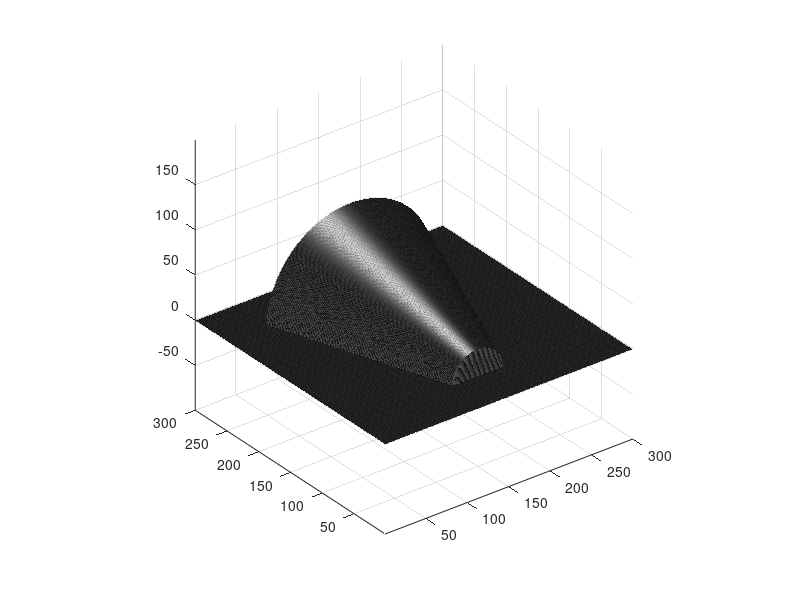

Recreate this plot in MATLAB. (Note: this script raises an error after producing the figure.)
% Here we try the artificially created mesh

root = 'D:\LibHoP3D_DG\';

addpath([root, 'toolbox_graph\toolbox_graph']);
addpath([root, 'toolbox_graph\toolbox_graph\off']);
addpath([root, 'toolbox_graph\toolbox_graph\toolbox']);


elementRadius = 10;
is2D = false;

imSize = 300;
I = zeros(imSize, imSize);

methodId = 1; 

%% here we create a primitive
primType = 5; % cylinder
zeroThresh = 10^(-3);
slant = pi/6;
elevation = 1;

if primType == 1
    r = 70;
    h = 200;
    
    cylCentre = [150, 150, 0];
    cylinderStartX = cylCentre(1) - r;
    cylinderEndX = cylCentre(1) + r;
    cylinderStartY = cylCentre(2) - h/2;
    cylinderEndY = cylCentre(2) + h/2;
    
    for y = cylinderStartY:cylinderEndY
        for x = cylinderStartX:cylinderEndX
            
            xCyl = x - cylCentre(1);
            z = sqrt(r^2 - xCyl^2);
            
            I(y,x) = z;
            
        end
    end
    
elseif primType == 2 % sphere
    r = 100;
    centre = [150, 150, 0];
    startX = centre(1) - r;
    endX = centre(1) + r;
    startY = centre(2) - r;
    endY = centre(2) + r;
    
    for y = startY:endY
        for x = startX:endX
            
            % check if the point belongs to the sphere
            if (x - centre(1))^2 + (y - centre(2))^2 < r^2
                z = sqrt(r^2 - (x - centre(1))^2 - (y - centre(2))^2) + centre(3);
                I(y,x) = z;
            end
        end
    end
elseif primType == 5 % trancated cone
    
    rt = 30;
    rb = 100;
    h =  200;
    
    cylCentre = [150, 150, 0];
    cylinderStartX = cylCentre(1) - rb;
    cylinderEndX = cylCentre(1) + rb;
    cylinderStartY = cylCentre(2) - h/2;
    cylinderEndY = cylCentre(2) + h/2;
    
    for y = cylinderStartY:cylinderEndY
        for x = cylinderStartX:cylinderEndX
            
            rCur = rt + (rb - rt) * (y - cylinderStartY) / h;
            
            if abs(cylCentre(1) - x) > rCur
                continue;
            end
            xCyl = x - cylCentre(1);
            z = sqrt(rCur^2 - xCyl^2);
            
            I(y,x) = z;
            
        end
    end
end

% I = imrotate(I,-30);
% slant = 0.1:0.1:30;
% Iadd = repmat(slant, [imSize,1]);
% I = I +Iadd;

%% create a mesh from this range image

[p,q] = meshgrid(1:imSize, 1:imSize);
ys = p(:);
xs = q(:);
ids = sub2ind(size(I), ys, xs);
zs = I(ids);

V = [xs,ys,zs];

lenF = 2*(imSize-1)^2;
lenV = size(V,1);
F = zeros(lenF,3);

cur = 1;

% imSize = 5;  % just to test triangulation
% lenV = 25;
% lenF = 2*(imSize-1)^2;
% F = zeros(lenF,3);

for i = 1:lenV
    
    if (i < lenV - imSize) && (mod(i, imSize) ~= 0)
        curFace = [i, i+1, i+imSize];
        F(cur,:) = curFace; 
        cur = cur + 1;
    end
    if (i > imSize) && (mod(i, imSize) ~= 1)
        curFace = [i, i-1, i - imSize];
        F(cur,:) = curFace; 
        cur = cur + 1;
    end
end


%% compute all parameters from the range image

radRC = 10;
minDepth = 1;
[r,c] = size(I);

halfImage(1) = floor(r/2)+1;
halfImage(2) = floor(c/2)+1;

%% visualize the results

% visualization parameters for the local frame of reference
vecLen = 25;
vectColors = [1,0,0; 0,1,0; 0,0,1]; 


% visualize the mesh
trisurf(F,V(:,1),V(:,2),V(:,3), 'FaceColor', [0.1, 0.1, 0.1], 'EdgeColor', [0.3, 0.3, 0.3], 'FaceAlpha', 0.4);
light('Position',[-1.0,-1.0,100.0],'Style','infinite');
axis equal;
lighting phong;
hold on

type = 'combinatorial';
options.normalize = 0;
W = compute_mesh_weight(V,F,type,options);



% compute geometry for this mesh
options.curvature_smoothing = 10;
[Umin,Umax,Cmin,Cmax,Cmean,Cgauss,Normal] = compute_curvature(V,F,options);

inds = randperm(lenV);
subsetVis = 50;
inds = inds(1:subsetVis);

vectColors = eye(3);
vecLen = 30;

for i = 1:subsetVis 

    curPoint = V(inds(i), :);
    x = curPoint(1);
    y = curPoint(2);
    z = curPoint(3);
    
    % plot the eigenvectors in 3D
    
    VV = [Umin(:, inds(i))'; Umax(:, inds(i))'; Normal(:, inds(i))'];
    
    for ii = 1:3
        curVect = VV(ii,:);
        curColor = vectColors(ii, :);
        XX = [x, x + vecLen * curVect(1)];
        YY = [y, y + vecLen * curVect(2)];
        ZZ = [z, z + vecLen * curVect(3)];

        plot3(XX, YY, ZZ, 'Color', curColor);
        hold on

    end
end
    
a = 2;
clear all



    


    
    
    
    
    
    
    
  


    

